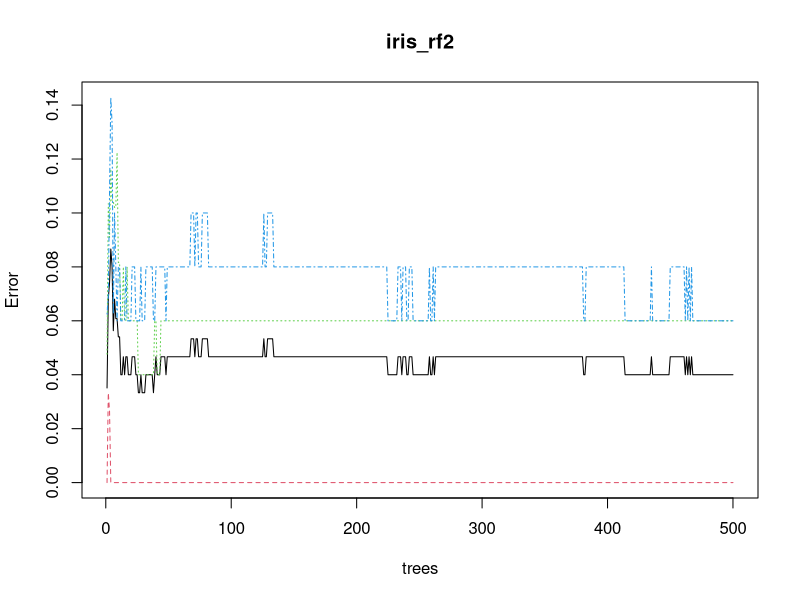
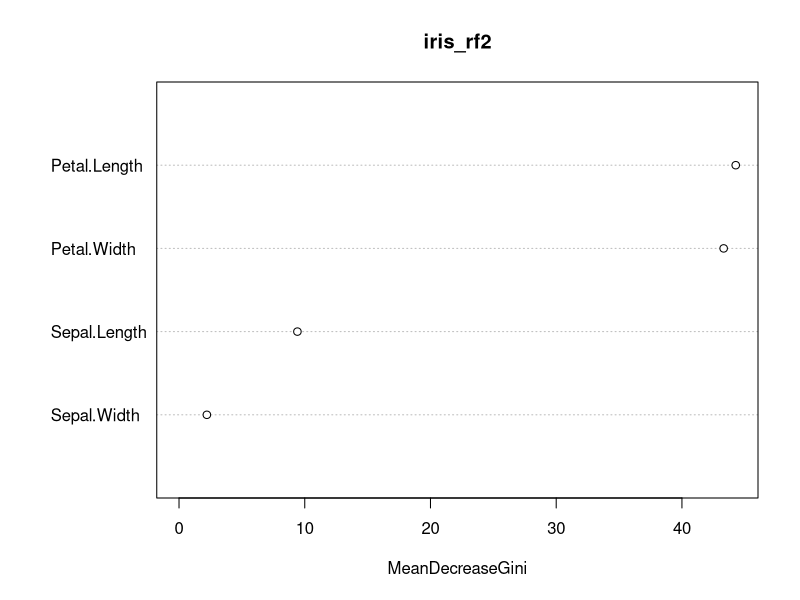

R code for these plots, in order:
## ---- chunk 1
options(repos="http://cran.rstudio.com/")
## ---- chunk 2
if(!require("randomForest")){
  install.packages("randomForest")
}
library("randomForest")
## ---- chunk 3
rf_x<-iris[,1:4]
rf_y<-iris[,5]
iris_rf<-randomForest(x=rf_x,y=rf_y)
iris_rf
## ---- chunk 4
iris_rf2<-randomForest(Species~.,data=iris)
iris_rf2
## ---- chunk 5
#Error vs num of trees
plot(iris_rf2)
#Variable Importance
varImpPlot(iris_rf2)
